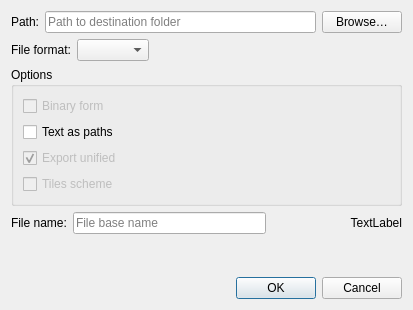
<?xml version="1.0" encoding="UTF-8"?>
<ui version="4.0">
 <class>DialogSaveManualLayout</class>
 <widget class="QDialog" name="DialogSaveManualLayout">
  <property name="geometry">
   <rect>
    <x>0</x>
    <y>0</y>
    <width>413</width>
    <height>310</height>
   </rect>
  </property>
  <property name="windowTitle">
   <string>Save manual layout</string>
  </property>
  <property name="windowIcon">
   <iconset resource="../share/resources/puzzleicon.qrc">
    <normaloff>:/puzzleicon/64x64/logo.png</normaloff>:/puzzleicon/64x64/logo.png</iconset>
  </property>
  <layout class="QVBoxLayout" name="verticalLayout_9">
   <item>
    <layout class="QHBoxLayout" name="horizontalLayout_8">
     <item>
      <widget class="QLabel" name="label_9">
       <property name="text">
        <string>Path:</string>
       </property>
      </widget>
     </item>
     <item>
      <widget class="QLineEdit" name="lineEditPath">
       <property name="sizePolicy">
        <sizepolicy hsizetype="Expanding" vsizetype="Fixed">
         <horstretch>0</horstretch>
         <verstretch>0</verstretch>
        </sizepolicy>
       </property>
       <property name="toolTip">
        <string>Destination folder</string>
       </property>
       <property name="placeholderText">
        <string>Path to destination folder</string>
       </property>
       <property name="clearButtonEnabled">
        <bool>true</bool>
       </property>
      </widget>
     </item>
     <item>
      <widget class="QPushButton" name="pushButtonBrowse">
       <property name="sizePolicy">
        <sizepolicy hsizetype="Preferred" vsizetype="Fixed">
         <horstretch>0</horstretch>
         <verstretch>0</verstretch>
        </sizepolicy>
       </property>
       <property name="toolTip">
        <string>Select path to destination folder</string>
       </property>
       <property name="text">
        <string>Browse…</string>
       </property>
      </widget>
     </item>
    </layout>
   </item>
   <item>
    <layout class="QHBoxLayout" name="horizontalLayout_10">
     <item>
      <widget class="QLabel" name="label_10">
       <property name="sizePolicy">
        <sizepolicy hsizetype="Minimum" vsizetype="Preferred">
         <horstretch>0</horstretch>
         <verstretch>0</verstretch>
        </sizepolicy>
       </property>
       <property name="text">
        <string>File format:</string>
       </property>
      </widget>
     </item>
     <item>
      <widget class="QComboBox" name="comboBoxFormat">
       <property name="sizePolicy">
        <sizepolicy hsizetype="Fixed" vsizetype="Fixed">
         <horstretch>0</horstretch>
         <verstretch>0</verstretch>
        </sizepolicy>
       </property>
      </widget>
     </item>
     <item>
      <spacer name="horizontalSpacer_5">
       <property name="orientation">
        <enum>Qt::Horizontal</enum>
       </property>
       <property name="sizeHint" stdset="0">
        <size>
         <width>40</width>
         <height>20</height>
        </size>
       </property>
      </spacer>
     </item>
    </layout>
   </item>
   <item>
    <layout class="QHBoxLayout" name="horizontalLayout_11">
     <item>
      <widget class="QGroupBox" name="groupBoxFormatOptions_2">
       <property name="title">
        <string>Options</string>
       </property>
       <layout class="QVBoxLayout" name="verticalLayout_3">
        <item>
         <widget class="QCheckBox" name="checkBoxBinaryDXF">
          <property name="enabled">
           <bool>false</bool>
          </property>
          <property name="text">
           <string>Binary form</string>
          </property>
         </widget>
        </item>
        <item>
         <widget class="QCheckBox" name="checkBoxTextAsPaths">
          <property name="enabled">
           <bool>true</bool>
          </property>
          <property name="text">
           <string>Text as paths</string>
          </property>
         </widget>
        </item>
        <item>
         <widget class="QCheckBox" name="checkBoxExportUnified">
          <property name="enabled">
           <bool>false</bool>
          </property>
          <property name="text">
           <string>Export unified</string>
          </property>
          <property name="checked">
           <bool>true</bool>
          </property>
         </widget>
        </item>
        <item>
         <widget class="QCheckBox" name="checkBoxTilesScheme">
          <property name="enabled">
           <bool>false</bool>
          </property>
          <property name="text">
           <string>Tiles scheme</string>
          </property>
         </widget>
        </item>
       </layout>
      </widget>
     </item>
    </layout>
   </item>
   <item>
    <layout class="QHBoxLayout" name="horizontalLayout_13">
     <property name="sizeConstraint">
      <enum>QLayout::SetDefaultConstraint</enum>
     </property>
     <item>
      <widget class="QLabel" name="label_15">
       <property name="sizePolicy">
        <sizepolicy hsizetype="Preferred" vsizetype="Minimum">
         <horstretch>0</horstretch>
         <verstretch>0</verstretch>
        </sizepolicy>
       </property>
       <property name="text">
        <string>File name:</string>
       </property>
      </widget>
     </item>
     <item>
      <widget class="QLineEdit" name="lineEditFileName">
       <property name="sizePolicy">
        <sizepolicy hsizetype="Expanding" vsizetype="Fixed">
         <horstretch>0</horstretch>
         <verstretch>0</verstretch>
        </sizepolicy>
       </property>
       <property name="toolTip">
        <string>File base name</string>
       </property>
       <property name="placeholderText">
        <string>File base name</string>
       </property>
       <property name="clearButtonEnabled">
        <bool>true</bool>
       </property>
      </widget>
     </item>
     <item>
      <widget class="QLabel" name="labelExample">
       <property name="sizePolicy">
        <sizepolicy hsizetype="Preferred" vsizetype="Minimum">
         <horstretch>0</horstretch>
         <verstretch>0</verstretch>
        </sizepolicy>
       </property>
       <property name="minimumSize">
        <size>
         <width>130</width>
         <height>0</height>
        </size>
       </property>
       <property name="text">
        <string notr="true">TextLabel</string>
       </property>
       <property name="alignment">
        <set>Qt::AlignRight|Qt::AlignTrailing|Qt::AlignVCenter</set>
       </property>
      </widget>
     </item>
    </layout>
   </item>
   <item>
    <spacer name="verticalSpacer">
     <property name="orientation">
      <enum>Qt::Vertical</enum>
     </property>
     <property name="sizeHint" stdset="0">
      <size>
       <width>20</width>
       <height>40</height>
      </size>
     </property>
    </spacer>
   </item>
   <item>
    <widget class="QDialogButtonBox" name="buttonBox">
     <property name="orientation">
      <enum>Qt::Horizontal</enum>
     </property>
     <property name="standardButtons">
      <set>QDialogButtonBox::Cancel|QDialogButtonBox::Ok</set>
     </property>
    </widget>
   </item>
  </layout>
 </widget>
 <resources>
  <include location="../share/resources/puzzleicon.qrc"/>
 </resources>
 <connections>
  <connection>
   <sender>buttonBox</sender>
   <signal>accepted()</signal>
   <receiver>DialogSaveManualLayout</receiver>
   <slot>accept()</slot>
   <hints>
    <hint type="sourcelabel">
     <x>248</x>
     <y>254</y>
    </hint>
    <hint type="destinationlabel">
     <x>157</x>
     <y>274</y>
    </hint>
   </hints>
  </connection>
  <connection>
   <sender>buttonBox</sender>
   <signal>rejected()</signal>
   <receiver>DialogSaveManualLayout</receiver>
   <slot>reject()</slot>
   <hints>
    <hint type="sourcelabel">
     <x>316</x>
     <y>260</y>
    </hint>
    <hint type="destinationlabel">
     <x>286</x>
     <y>274</y>
    </hint>
   </hints>
  </connection>
 </connections>
</ui>
